Frame 1 (no input): blank canvas, image omitted
Frame 60 (the mouse pressed at the canvas centre just before this capture): blank canvas, image omitted
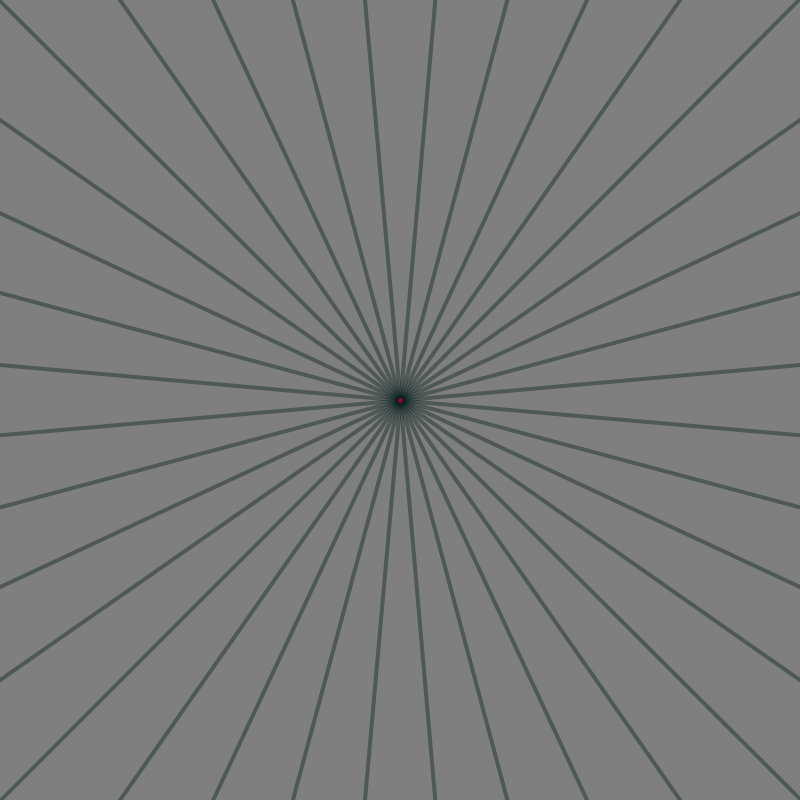
Frame 120 (the mouse held since frame 60 and released just before this capture)

The Processing sketch whose frames 1 and 60 were blank and that drew this single picture after the mouse press (run headless with seeded random() and noise(); from frame 60 on, the mouse is pressed at the canvas centre):

// Processing sketch: Snowflake
// ── Snowflake.pde
// Kaleidoscope Snowflake
// The Coding Train / Daniel Shiffman
// https://thecodingtrain.com/CodingChallenges/155-kaleidoscope-snowflake.html
// https://youtu.be/R3C2giDfmO8
// https://editor.p5js.org/codingtrain/sketches/JbWCVPX5a

int symmetry = 18;
int angle = 360 / symmetry;
float strokeSize = 4; // use + and - keys to change instead of slider
float xoff;
// press s to save
// press c to clear

void setup() {
  size(800, 800);
  background(127);
   colorMode(HSB);
}

void keyPressed() {
  if (key == 's' || key == 'S') {
    save("snowflake.png");
    println("snowflake saved!");
  } else if (key == 'c' || key == 'C') {
    background(127);
  }
}

void draw() {
  translate(width / 2, height / 2);
  
  int mx = mouseX - width / 2;
  int my = mouseY - height / 2;
  int pmx = pmouseX - width / 2;
  int pmy = pmouseY - height / 2;
  
  if (mousePressed) {
    int hu = int(map(sin(radians(xoff)), -1, 1, 0, 255));
    xoff += 1;
    stroke(hu, hu+100, hu-100, 100);
    
    for (int i = 0; i < symmetry; i++) {
      rotate(radians(angle));
      
      // float d = dist(mx, my, pmx, pmy);
      // float sw = map(d, 0, 16, 16, 2);
      float sw = strokeSize;
      strokeWeight(sw);
      
      line(mx, my, pmx, pmy);
      
      pushMatrix();
      scale(1, -1);
      line(mx, my, pmx, pmy);
      popMatrix();
    }
  }
  
  if (keyPressed) {
    if (key == '+' || key == '=') {
      strokeSize = constrain(strokeSize + 0.1, 1, 32);
      println("strokeSize is " + strokeSize);
    } else if (key == '-' || key == '_') {
      strokeSize = constrain(strokeSize - 0.1, 1, 32);
      println("strokeSize is " + strokeSize);
    }
  }
}
